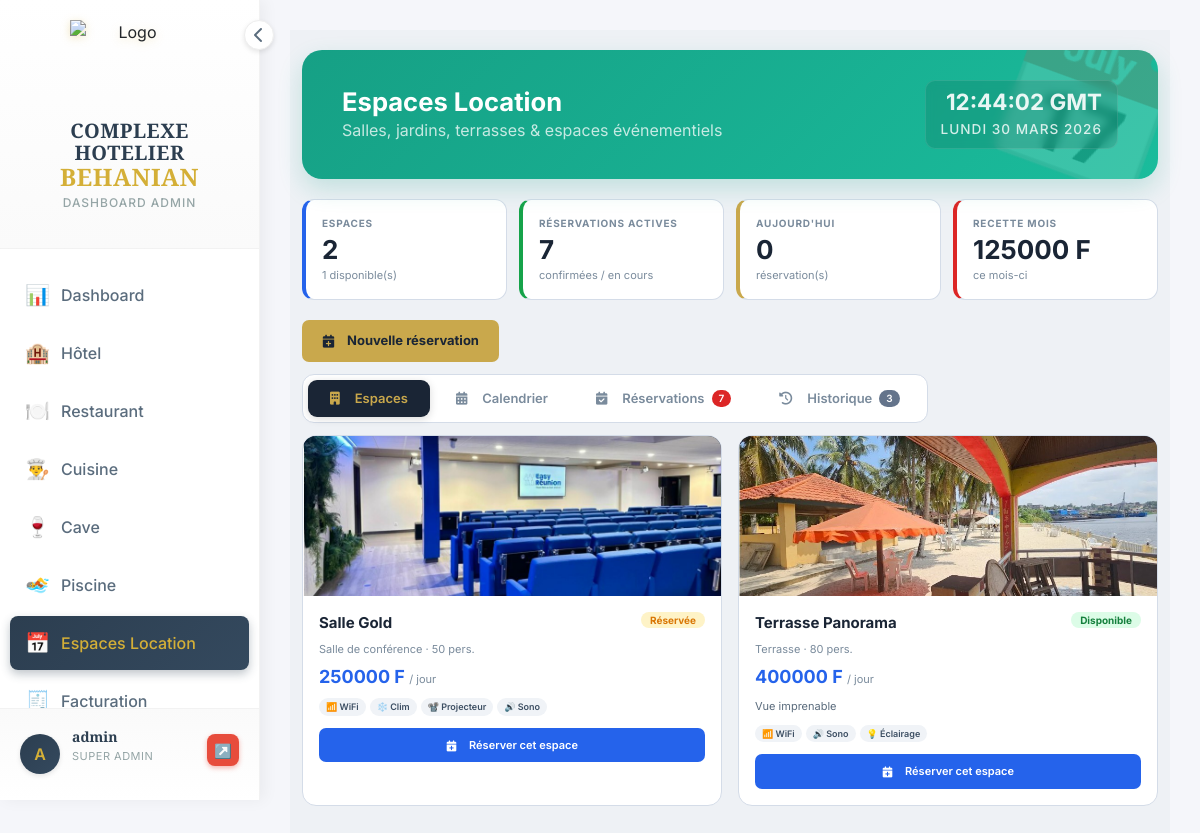
The app's page /espaces-evenementiels/ (signed in) with its own data.
### espaces_evenementiels/models.py (models this page shows, shortened)
class EspaceEvenementiel(models.Model):
    TYPE_ESPACE = [
        ('salle_conference', 'Salle de conférence'),
        ('salle_reception', 'Salle de réception'),
        ('espace_exterieur', 'Espace extérieur'),
        ('jardin', 'Jardin'),
        ('terrasse', 'Terrasse'),
    ]
    STATUT_CHOICES = [
        ('disponible', 'Disponible'),
        ('reservee', 'Réservée'),
        ('occupee', 'Occupée'),
    ]
    nom = models.CharField(max_length=100, verbose_name="Nom de l'espace")
    type_espace = models.CharField(max_length=50, choices=TYPE_ESPACE, verbose_name="Type")
    capacite = models.IntegerField(verbose_name="Capacité (personnes)")
    prix_jour = models.DecimalField(max_digits=10, decimal_places=2, verbose_name="Prix par jour (FCFA)", default=0)
    prix_demi_journee = models.DecimalField(max_digits=10, decimal_places=2, verbose_name="Prix demi-journée (FCFA)", default=0, blank=True, null=True)
    superficie = models.DecimalField(max_digits=10, decimal_places=2, null=True, blank=True, verbose_name="Superficie (m²)")
    projecteur = models.BooleanField(default=False, verbose_name="Projecteur")
    wifi = models.BooleanField(default=False, verbose_name="WiFi")
    climatisation = models.BooleanField(default=False, verbose_name="Climatisation")
    sonorisation = models.BooleanField(default=False, verbose_name="Sonorisation")
    decoration = models.BooleanField(default=False, verbose_name="Décoration")
    eclairage = models.BooleanField(default=False, verbose_name="Éclairage")
    tentes = models.BooleanField(default=False, verbose_name="Tentes")
    parking = models.BooleanField(default=False, verbose_name="Parking")
    statut = models.CharField(max_length=20, choices=STATUT_CHOICES, default='disponible', verbose_name="Statut")
    description = models.TextField(blank=True, null=True, verbose_name="Description")
    image = models.ImageField(upload_to='espaces/', blank=True, null=True, verbose_name="Photo")
    date_creation = models.DateTimeField(auto_now_add=True)
    class Meta:
        verbose_name = "Espace Location"
        verbose_name_plural = "Espaces Location"
        ordering = ['nom']
    @property
    def statut_reel(self):
        from django.utils import timezone
        now = timezone.now()
        qs = self.reservationespace_set.filter(statut__in=['confirmee','en_cours'])
        if qs.filter(date_debut__lte=now, date_fin__gte=now).exists():
            return 'occupee'
        if qs.filter(date_debut__gt=now).exists():
            return 'reservee'
        return 'disponible'
    def get_statut_reel_display(self):
        return {'disponible':'Disponible','reservee':'Réservée','occupee':'Occupée'}.get(self.statut_reel,'')

### espaces_evenementiels/views.py (the view)
# urls.py: path('', views.espaces_index, name='index'),
@require_module_access('espaces')
def espaces_index(request):
    today = timezone.now().date()
    espaces = EspaceEvenementiel.objects.all()
    reservations_actives = ReservationEspace.objects.filter(
        statut__in=['confirmee', 'en_cours']
    ).select_related('espace', 'creee_par', 'reservation_hotel__client', 'reservation_hotel__chambre').order_by('-date_debut')
    total_espaces = espaces.count()
    espaces_dispo = sum(1 for e in espaces if e.statut_reel == 'disponible')
    reservations_jour = ReservationEspace.objects.filter(date_debut__date=today).count()
    from django.utils.timezone import make_aware
    from datetime import datetime
    debut_mois = make_aware(datetime(today.year, today.month, 1))
    recette_mois = ReservationEspace.objects.filter(
        statut__in=['terminee', 'en_cours', 'confirmee'],
        date_debut__year=today.year,
        date_debut__month=today.month,
    ).aggregate(s=Sum(F('prix_total') - F('remise')))['s'] or 0
    from hotel.models import Reservation as HotelReservation
    residents = HotelReservation.objects.filter(statut='en_cours').select_related('client', 'chambre')
    historique = ReservationEspace.objects.filter(
        statut__in=['terminee', 'annulee']
    ).select_related('espace', 'reservation_hotel__client', 'reservation_hotel__chambre').order_by('-date_debut')
    total_reservations = ReservationEspace.objects.count()
    recette_totale = ReservationEspace.objects.filter(
        statut='terminee'
    ).aggregate(s=Sum(F('prix_total') - F('remise')))['s'] or 0
    context = {
        'espaces': espaces,
        'reservations_actives': reservations_actives,
        'historique': historique,
        'total_espaces': total_espaces,
        'espaces_dispo': espaces_dispo,
        'reservations_jour': reservations_jour,
        'recette_mois': int(recette_mois),
        'recette_totale': int(recette_totale),
        'total_reservations': total_reservations,
        'residents': residents,
    }
    return render(request, 'espaces_evenementiels/index.html', context)

### templates/espaces_evenementiels/index.html (shortened to what this page needs)
{% extends 'dashboard/base_dashboard.html' %}
{% block content %}
<div class="esp-body"><div class="container-fluid">
  <div class="header-glam events-watermark">
    <div class="header-content">
      <h2 style="font-size:1.6rem;font-weight:700;margin:0">Espaces Location</h2>
      <p class="mb-0 opacity-75">Salles, jardins, terrasses &amp; espaces événementiels</p>
    </div>
    <div class="header-clock"><span class="time">--:-- GMT</span><span class="date">Chargement...</span></div>
  </div>
  <div class="kpi-grid">
    <div class="kpi k-bleu"><div class="klbl">Espaces</div><div class="kval">{{ total_espaces }}</div><div class="ksub">{{ espaces_dispo }} disponible(s)</div></div>
    <div class="kpi k-vert"><div class="klbl">Réservations actives</div><div class="kval">{{ reservations_actives.count }}</div><div class="ksub">confirmées / en cours</div></div>
    <div class="kpi k-or"><div class="klbl">Aujourd'hui</div><div class="kval">{{ reservations_jour }}</div><div class="ksub">réservation(s)</div></div>
    <div class="kpi k-rouge"><div class="klbl">Recette mois</div><div class="kval">{{ recette_mois|floatformat:0 }} F</div><div class="ksub">ce mois-ci</div></div>
  </div>
  <div style="margin-bottom:12px">
    <button class="btn-p btn-gold" style="padding:11px 20px;font-size:13px" onclick="ouvrirModalReservation()">
      <i class="fas fa-calendar-plus"></i> Nouvelle réservation
    </button>
  </div>
  <div class="tabs">
    <button class="tab active" id="tab-espaces" onclick="setTab('espaces',this)"><i class="fas fa-building"></i> Espaces</button>
    <button class="tab" id="tab-calendrier" onclick="setTab('calendrier',this);initCalendrier()"><i class="fas fa-calendar-alt"></i> Calendrier</button>
    <button class="tab" id="tab-reservations" onclick="setTab('reservations',this)">
      <i class="fas fa-calendar-check"></i> Réservations
      {% if reservations_actives.count > 0 %}<span style="background:#dc2626;color:white;border-radius:10px;padding:1px 7px;font-size:10px">{{ reservations_actives.count }}</span>{% endif %}
    </button>
    <button class="tab" id="tab-historique" onclick="setTab('historique',this)">
      <i class="fas fa-history"></i> Historique
      {% if historique.count > 0 %}<span style="background:#64748b;color:white;border-radius:10px;padding:1px 7px;font-size:10px">{{ historique.count }}</span>{% endif %}
    </button>
  </div>
  <div class="tab-content active" id="content-espaces">
    {% if not espaces %}
    <div style="background:white;border-radius:14px;padding:50px;text-align:center;border:2px dashed #d4dce8">
      <div style="font-size:52px;margin-bottom:14px">🏛️</div>
      <h3 style="color:#1a2535;margin:0 0 8px">Aucun espace configuré</h3>
      <p style="color:#7a8b9c;margin:0">Ajoutez vos espaces dans <strong>Paramètres → Espaces</strong>.</p>
    </div>
    {% else %}
    <div class="esp-grid">
      {% for espace in espaces %}
      <div class="esp-card">
        {% if espace.image %}<img src="{{ espace.image.url }}" alt="{{ espace.nom }}" class="esp-card-img" style="display:block">
        {% else %}<div class="esp-card-img">🏛️</div>{% endif %}
        <div class="esp-card-body">
          <div style="display:flex;align-items:flex-start;justify-content:space-between;gap:8px;margin-bottom:6px">
            <div style="font-size:15px;font-weight:700;color:#1a2535">{{ espace.nom }}</div>
            <span class="badge b-{{ espace.statut_reel }}">{{ espace.get_statut_reel_display }}</span>
          </div>
          <div style="font-size:11px;color:#7a8b9c;margin-bottom:6px">{{ espace.get_type_espace_display }} · {{ espace.capacite }} pers.{% if espace.superficie %} · {{ espace.superficie|floatformat:0 }} m²{% endif %}</div>
          <div style="font-size:18px;font-weight:700;color:#2563eb;margin-bottom:8px">{{ espace.prix_jour|floatformat:0 }} F <span style="font-size:11px;font-weight:400;color:#7a8b9c">/ jour</span></div>
          {% if espace.description %}<div style="font-size:11px;color:#5a6b7c;margin-bottom:10px;line-height:1.5">{{ espace.description|truncatechars:80 }}</div>{% endif %}
          <div class="esp-equip">
            {% if espace.wifi %}<span class="equip-tag">📶 WiFi</span>{% endif %}
            {% if espace.climatisation %}<span class="equip-tag">❄️ Clim</span>{% endif %}
            {% if espace.projecteur %}<span class="equip-tag">📽️ Projecteur</span>{% endif %}
            {% if espace.sonorisation %}<span class="equip-tag">🔊 Sono</span>{% endif %}
            {% if espace.eclairage %}<span class="equip-tag">💡 Éclairage</span>{% endif %}
          </div>
          <button class="btn-p btn-primary" style="width:100%;justify-content:center;padding:9px" onclick="ouvrirModalReservation({{ espace.id }})">
            <i class="fas fa-calendar-plus"></i> Réserver cet espace
          </button>
        </div>
      </div>
      {% endfor %}
    </div>
    {% endif %}
  </div>
</div></div>
{% endblock %}

### templates/dashboard/base_dashboard.html (shortened to what this page needs)
{% load static %}
<!DOCTYPE html>
<html lang="fr">
<head>
    <link href="https://cdn.jsdelivr.net/npm/bootstrap@5.3.0/dist/css/bootstrap.min.css" rel="stylesheet">
    <link rel="stylesheet" href="https://cdnjs.cloudflare.com/ajax/libs/font-awesome/6.4.0/css/all.min.css">
</head>
<body>
    <div class="sidebar" id="sidebar">
        <div class="logo-section">
            <div class="sidebar-toggle" onclick="toggleSidebar()">
                <i class="fas fa-chevron-left" id="toggleIcon"></i>
            </div>
            <div class="logo">
                <div class="logo-icon">
                    <img src="{% static 'images/Logo.png' %}" alt="Logo">
                </div>
                <div class="logo-text">
                    <h1>COMPLEXE HOTELIER<br><span>BEHANIAN</span></h1>
                    <p>Dashboard Admin</p>
                </div>
            </div>
        </div>
        <nav class="nav-menu">
            <a href="{% url 'dashboard:index' %}" class="nav-item {% if request.resolver_match.url_name == 'index' and request.resolver_match.app_name == 'dashboard' %}active{% endif %}">
                <span class="nav-item-icon">📊</span>
                <span class="nav-text">Dashboard</span>
            </a>
            {% if 'hotel' in accessible_modules %}
            <a href="{% url 'hotel:index' %}" class="nav-item {% if request.resolver_match.app_name == 'hotel' %}active{% endif %}">
                <span class="nav-item-icon">🏨</span>
                <span class="nav-text">Hôtel</span>
            </a>
            {% endif %}
            {% if 'restaurant' in accessible_modules %}
            <a href="{% url 'restaurant:index' %}" class="nav-item {% if request.resolver_match.app_name == 'restaurant' %}active{% endif %}">
                <span class="nav-item-icon">🍽️</span>
                <span class="nav-text">Restaurant</span>
            </a>
            {% endif %}
            {% if 'cuisine' in accessible_modules %}
            <a href="{% url 'cuisine:index' %}" class="nav-item {% if request.resolver_match.app_name == 'cuisine' %}active{% endif %}">
                <span class="nav-item-icon">👨‍🍳</span>
                <span class="nav-text">Cuisine</span>
            </a>
            {% endif %}
            {% if 'bar' in accessible_modules %}
            <a href="{% url 'bar:dashboard' %}" class="nav-item {% if request.resolver_match.app_name == 'bar' %}active{% endif %}">
                <span class="nav-item-icon">🍷</span>
                <span class="nav-text">Cave</span>
            </a>
            {% endif %}
            {% if 'piscine' in accessible_modules %}
            <a href="{% url 'piscine:index' %}" class="nav-item {% if request.resolver_match.app_name == 'piscine' %}active{% endif %}">
                <span class="nav-item-icon">🏊</span>
                <span class="nav-text">Piscine</span>
            </a>
            {% endif %}
            {% if 'espaces' in accessible_modules %}
            <a href="{% url 'espaces_evenementiels:index' %}" class="nav-item {% if request.resolver_match.app_name == 'espaces_evenementiels' %}active{% endif %}">
                <span class="nav-item-icon">📅</span>
                <span class="nav-text">Espaces Location</span>
            </a>
            {% endif %}
            {% if 'facturation' in accessible_modules %}
            <a href="{% url 'facturation:index' %}" class="nav-item {% if request.resolver_match.app_name == 'facturation' %}active{% endif %}">
                <span class="nav-item-icon">🧾</span>
                <span class="nav-text">Facturation</span>
            </a>
            {% endif %}
        </nav>
        <div class="user-section">
            <div class="user-avatar">{{ user.username|first|upper }}</div>
            <div class="user-info">
                <h4>{{ user.get_full_name|default:user.username }}</h4>
                <p>{{ user_role }}</p>
            </div>
            <a href="{% url 'logout' %}" class="logout-btn" title="Se déconnecter">↗️</a>
        </div>
    </div>
    <div class="main-content">
        {% block content %}{% endblock %}
    </div>
</body>
</html>

### records on screen
EspaceEvenementiel: image (picture), nom "Salle Gold", statut_reel "Réservée", type_espace "Salle de conférence", capacite "50", prix_jour "250000", wifi "📶 WiFi", climatisation "❄️ Clim", projecteur "📽️ Projecteur", sonorisation "🔊 Sono"
EspaceEvenementiel: image (picture), nom "Terrasse Panorama", statut_reel "Disponible", type_espace "Terrasse", capacite "80", prix_jour "400000", description "Vue imprenable", wifi "📶 WiFi", sonorisation "🔊 Sono", eclairage "💡 Éclairage"

### other values on screen
{{ user.username|first|upper }} "A"
{{ user.get_full_name|default:user.username }} "admin"
{{ user_role }} "SUPER ADMIN"
{{ total_espaces }} "2"
{{ espaces_dispo }} "1"
{{ reservations_actives.count }} "7"
{{ reservations_jour }} "0"
{{ recette_mois|floatformat:0 }} "125000"
{{ historique.count }} "3"
